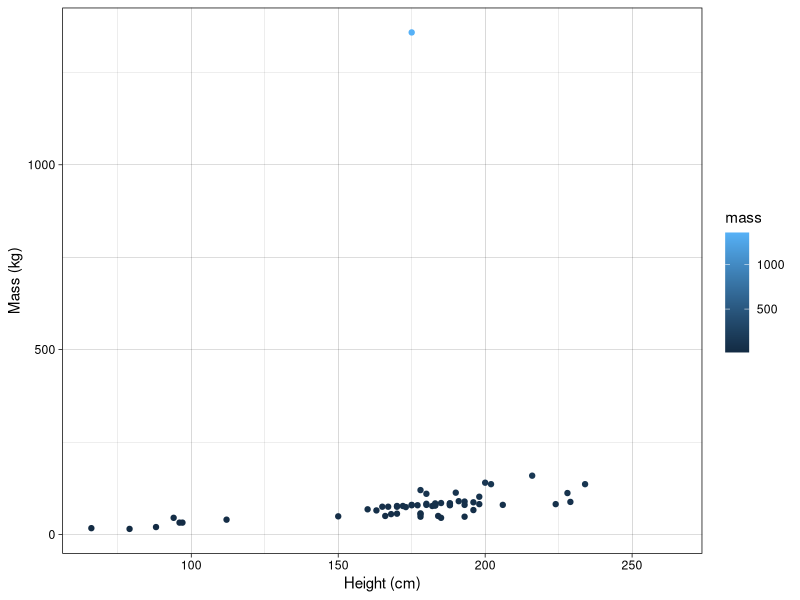
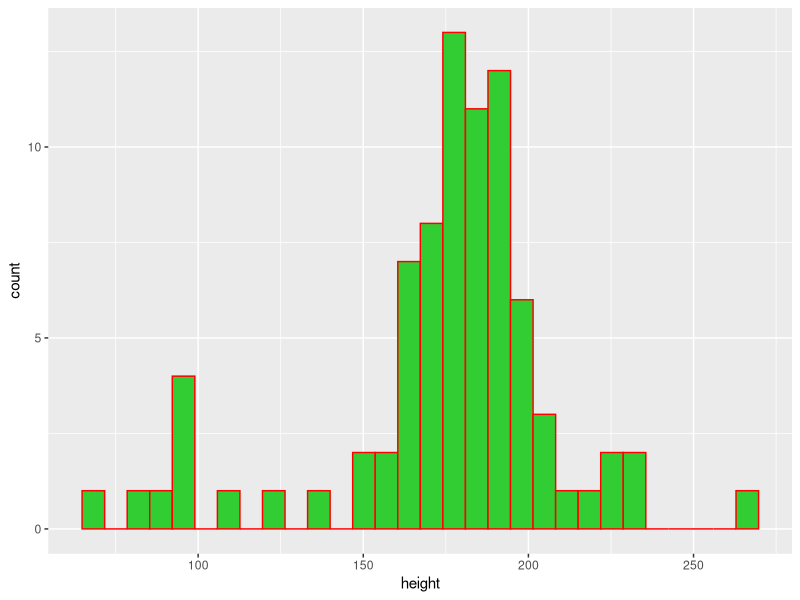

The R script that drew these images, in order:
## ---- chunk 1
library(tidyverse)

## ---- chunk 2
#| warning: false
#| message: false
library(tidyverse)
## ---- chunk 3
#| include: false #removes all output 
# Return first 6 lines of data
head(starwars)

#Returns dimensions 
dim(starwars)
## ---- chunk 4
#| warning: false
#| echo: false
#We only want the graph
ggplot(starwars, aes(height,mass, color=mass))+
  geom_point()+
  labs(x= "Height (cm)", 
       y = "Mass (kg)")+
  theme_linedraw()

## ---- chunk 5
#| warning: false
#| fig-cap: "caption text"
#| fig-alt: "figure alt text"
ggplot(starwars, aes(x = height))+
  geom_histogram(color = "red", fill = "limegreen")

## ---- chunk 6

sw_height_mean <- mean(starwars$height, na.rm = T); sw_height_mean
sw_height_median <- median(starwars$height,
                           na.rm = T)
sw_height_var <- var(starwars$height, na.rm = T)
sw_height_sd <- sd(starwars$height, na.rm = TRUE)
